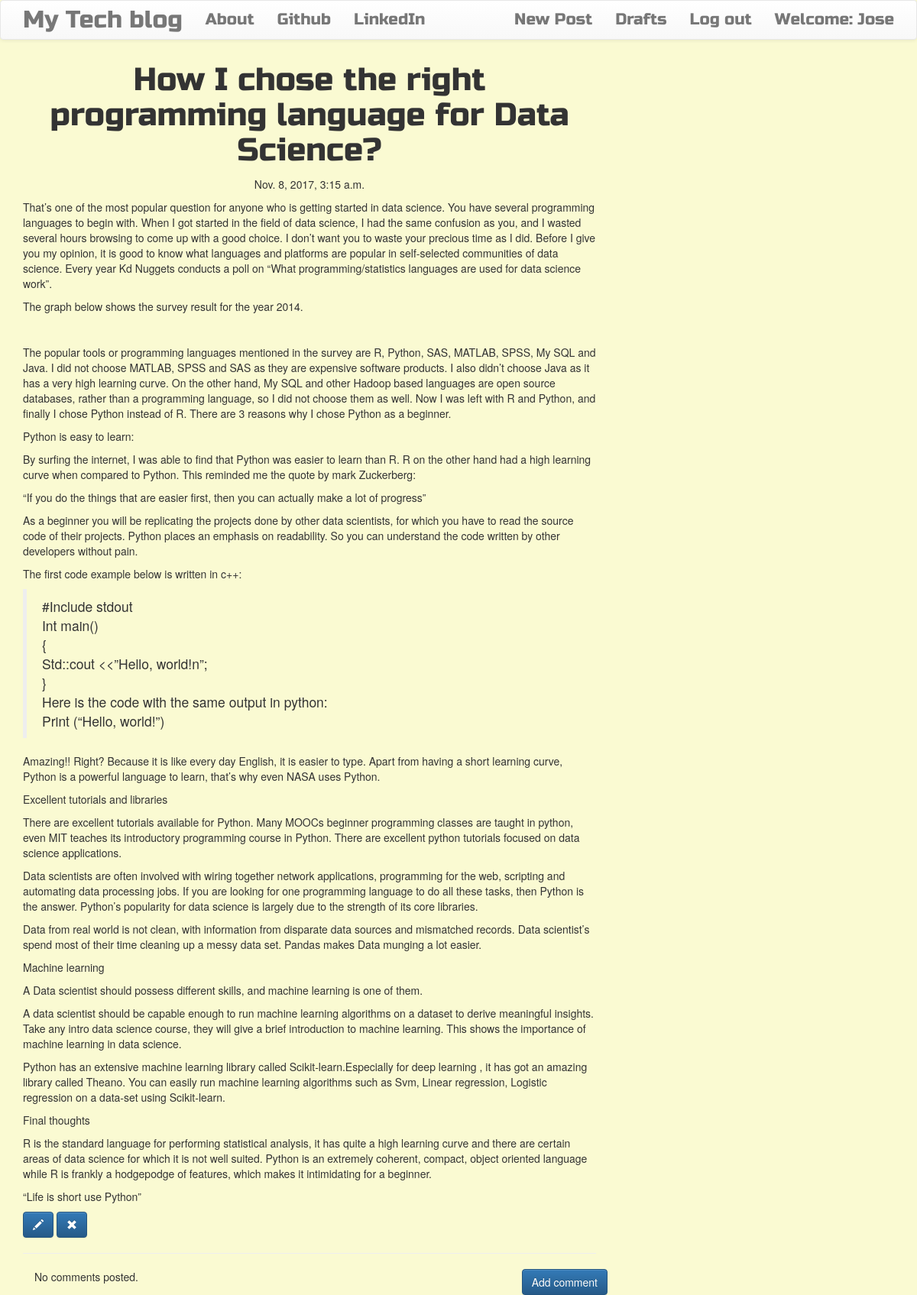
The page /post/20 (signed in) on the database its author committed.
### blog/models.py (models this page shows, shortened)
class Post(models.Model):
    author = models.ForeignKey('auth.User')
    title = models.CharField(max_length=200)
    text = models.TextField()
    created_date = models.DateTimeField(default=timezone.now)
    published_date = models.DateTimeField(blank=True, null=True)

### blog/views.py (the view)
# urls.py: url(r'^post/(?P<pk>\d+)$', views.PostDetailView.as_view(), name='post_detail'),
class PostDetailView(DetailView):
    model = Post

### blog/templates/blog/post_detail.html
{% extends 'blog/base.html' %}
{% block content %}
        <h1 class='posttitle loader'>{{ post.title }}</h1>
        {% if post.published_date %}
            <div class="date postdate">
                {{ post.published_date }}
            </div>
        {% else %}
            <a class="btn btn-default" href="{% url 'post_publish' pk=post.pk %}">Publish</a>
        {% endif %}
      <p class='postcontent' >{{ post.text|safe|linebreaksbr }}</p>
      {% if user.is_authenticated %}
          <a class="btn btn-primary" href="{% url 'post_edit' pk=post.pk %}"><span class="glyphicon glyphicon-pencil"></span></a>
          <a class="btn btn-primary" href="{% url 'post_remove' pk=post.pk %}"><span class="glyphicon glyphicon-remove"></span></a>
      {% endif %}
  <hr>
  <a class="btn btn-primary btn-comment" href="{% url 'add_comment_to_post' pk=post.pk %}">Add comment</a>
  <div class="container">
  {% for comment in post.comments.all %}
  <br>
      {% if user.is_authenticated or comment.approved_comment %}
              {{ comment.created_date }}
              {% if not comment.approved_comment %}
                  <a class="btn btn-default" href="{% url 'comment_remove' pk=comment.pk %}"><span class="glyphicon glyphicon-remove"></span></a>
                  <a class="btn btn-default" href="{% url 'comment_approve' pk=comment.pk %}"><span class="glyphicon glyphicon-ok"></span></a>
              {% endif %}
          <p>{{ comment.text|safe|linebreaks }}</p>
          <p>Posted by: <strong>{{ comment.author }}</strong></p>
      {% endif %}
  {% empty %}
      <p>No comments posted.</p>
  {% endfor %}
</div>
{% endblock %}

### blog/templates/blog/base.html (shortened to what this page needs)
<!DOCTYPE html>
{% load staticfiles %}
<html>
    <head>
        <link rel="stylesheet" href="https://maxcdn.bootstrapcdn.com/bootstrap/3.3.7/css/bootstrap.min.css">
        <link rel="stylesheet" href="https://maxcdn.bootstrapcdn.com/bootstrap/3.3.7/css/bootstrap-theme.min.css">
        <link rel="stylesheet" href="//cdn.jsdelivr.net/medium-editor/latest/css/medium-editor.min.css" type="text/css" media="screen" charset="utf-8">
        <link rel="stylesheet" href="{% static 'css/blog.css' %}">
<body class='loader'>
  <nav class="navbar navbar-default techfont custom-navbar">
    <div class="container">
      <ul class="nav navbar-nav">
        <li><a class='navbar-brand bigbrand' href="{% url 'post_list' %}">My Tech blog</a></li>
        <li><a href="{% url 'about'%}">About</a></li>
        <li><a href="https://github.com/Atif8Ted">Github</a></li>
        <li><a href="https://www.linkedin.com/in/atifimam/">LinkedIn</a></li>
      </ul>
      <ul class="nav navbar-nav navbar-right">
        {% if user.is_authenticated %}
        <li>
          <a href="{% url 'post_new' %}" >New Post</a>
        </li>
        <li>
          <a href="{% url 'post_draft_list' %}">Drafts</a>
        </li>
        <li>
          <a href="{% url 'logout' %}" >Log out</a>
        </li>
        <li>
          <a >Welcome: {{ user.username }}</a>
        </li>
          {% else %}
          <li><a class='nav navbar-right' href="{% url 'login' %}" ><span class="glyphicon glyphicon-user"></span> Login</a></li>
        {% endif %}
      </ul>
  </div>
</nav>
        <div class="content container">
            <div class="row">
                <div class="col-md-8">
                  <div class="blog_posts">
                    {% block content %}
                    {% endblock %}
                  </div>
                </div>
            </div>
        </div>
</body>
</html>

### blog/static/css/blog.css (style rules this page uses)
.techfont { font-family: 'Russo One', sans-serif; font-size: 1.5em; margin-bottom: 10px; }
.postdate { text-align: center; }
.posttitle { font-family: 'Russo One', sans-serif; font-size: 3em; text-align: center; }
.postcontent { font-family: 'Montserrat'; font-size: 1.5em; }
.btn-comment { position: absolute; right: 0px; }
.bigbrand { font-size: 1.5em; }
.loader { filter: hue-rotate(0deg); color: linear-gradient(45deg, #0f8, #08f); animation: hue 5000ms infinite linear; }
body { background: lightgoldenrodyellow; }

### rows shown on the page
Post: title "How I chose the right programming language for Data Science?", published_date "Nov. 8, 2017, 3:15 a.m.", text "That’s one of the most popular question for anyone who is getting started in data science. You have several programming languages to begin with. When I got started in the field of data science, I had the same confusion as you, and I wasted several hours browsing to come up with a good choice. I don’t want you to waste your precious time as I did. Before I give you my opinion, it is good to know what languages and platforms are popular in self-selected communities of data science. Every year Kd Nuggets conducts a poll on “What programming/statistics languages are used for data science work”. The graph below shows the survey result for the year 2014. The popular tools or programming languages…"

### other values the page prints
{{ user.username }} "Jose"
